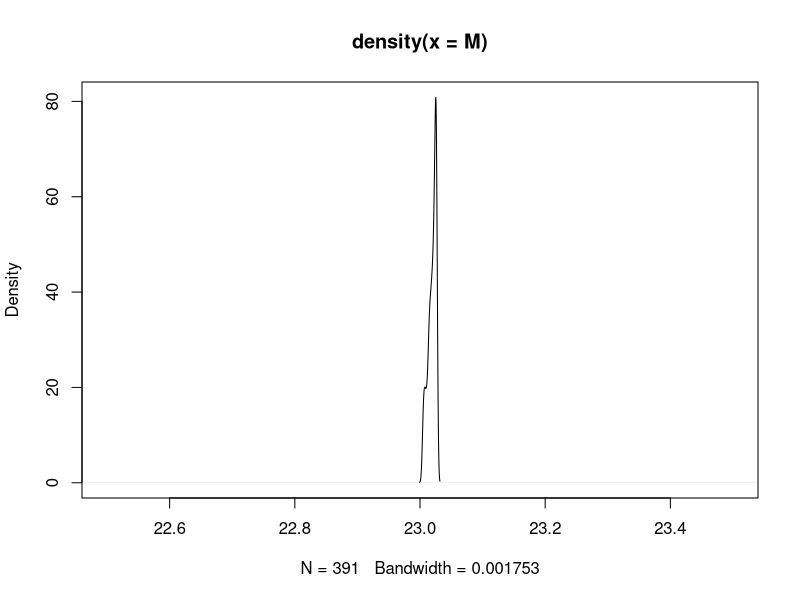

The R script that drew this image:
library(modeest)


### Name: grenander
### Title: The Grenander mode estimator
### Aliases: grenander Grenander

### ** Examples

# Unimodal distribution
x <- rnorm(1000, mean = 23, sd = 0.5) 

## True mode
normMode(mean = 23, sd = 0.5) # (!)

## Parameter 'k'
k <- 5

## Many values of parameter 'p'
ps <- seq(0.1, 4, 0.01)

## Estimate of the mode with these parameters
M <- sapply(ps, function(p) grenander(x, p = p, k = k))

## Distribution obtained
plot(density(M), xlim = c(22.5, 23.5))
